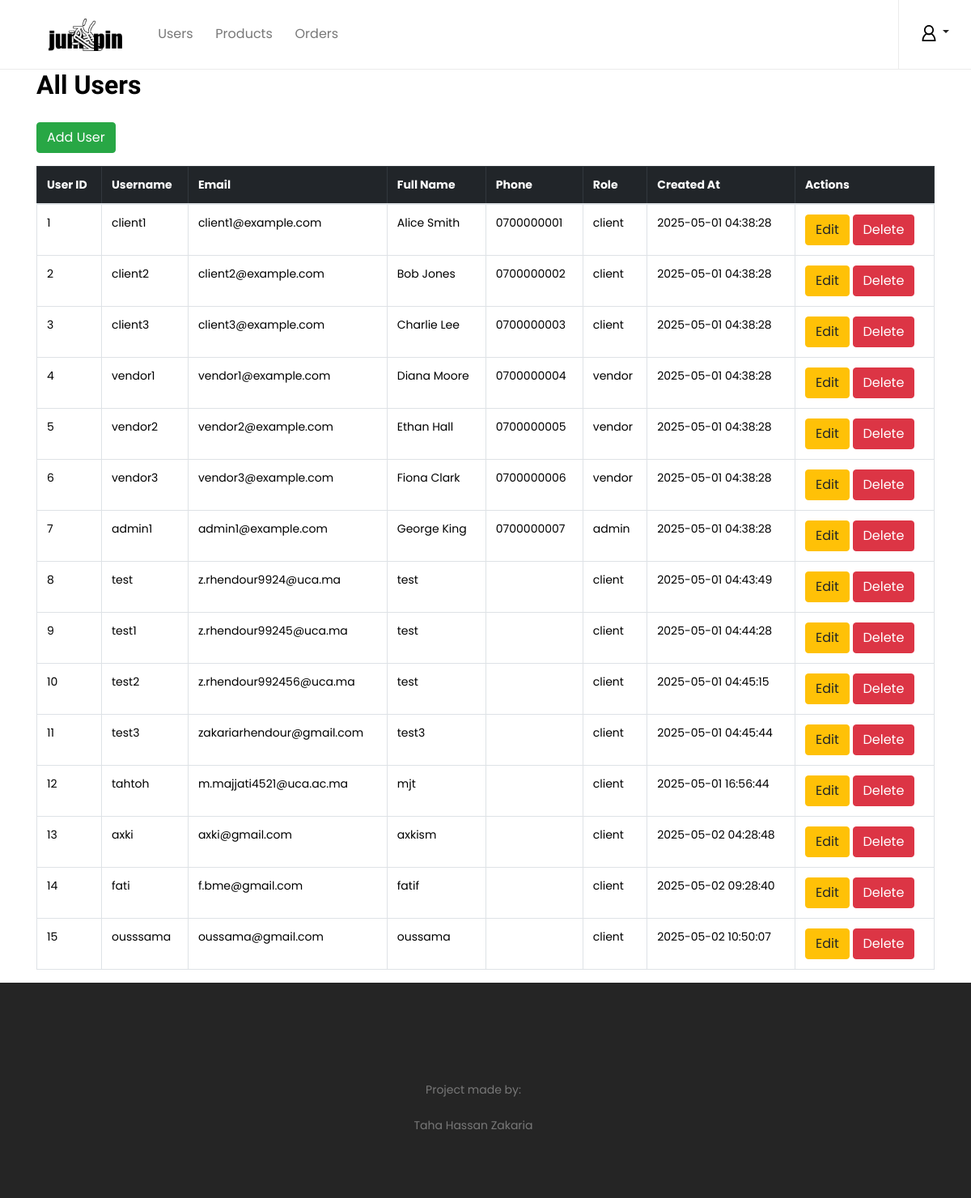
The app's page /views/all_users.php (signed in) with its own data.
### tables this page shows
CREATE TABLE `users` (
  `user_id` int(11) NOT NULL,
  `username` varchar(255) NOT NULL,
  `email` varchar(255) NOT NULL,
  `password` varchar(255) NOT NULL,
  `full_name` varchar(255) NOT NULL,
  `phone` varchar(15) NOT NULL,
  `role` enum('client','vendor','admin') DEFAULT 'client',
  `created_at` datetime DEFAULT current_timestamp()
);

### views/all_users.php (the view, shortened to what this page needs)
<?php
include '../includes/admin_header.php';
require_once '../config/database.php';
$sql = "SELECT user_id, username, email, full_name, phone, role, created_at FROM users";
$result = $conn->query($sql);
?>
<div class="container">
  <h2 class="mb-4">All Users</h2>
  <a href="../controllers/AddUser.php" class="btn btn-success mb-3">Add User</a>
  <table class="table table-bordered">
    <thead class="table-dark text-white">
      <tr>
        <th>User ID</th>
        <th>Username</th>
        <th>Email</th>
        <th>Full Name</th>
        <th>Phone</th>
        <th>Role</th>
        <th>Created At</th>
        <th>Actions</th>
      </tr>
    </thead>
    <tbody>
      <?php while ($row = $result->fetch_assoc()): ?>
        <tr>
          <td><?= $row['user_id'] ?></td>
          <td><?= htmlspecialchars($row['username']) ?></td>
          <td><?= htmlspecialchars($row['email']) ?></td>
          <td><?= htmlspecialchars($row['full_name']) ?></td>
          <td><?= htmlspecialchars($row['phone']) ?></td>
          <td><?= $row['role'] ?></td>
          <td><?= $row['created_at'] ?></td>
          <td>
            <a href="../controllers/EditUser.php?id=<?= $row['user_id'] ?>" class="btn btn-warning">Edit</a>
            <a href="../controllers/DeleteUser.php?id=<?= $row['user_id'] ?>" class="btn btn-danger">Delete</a>
          </td>
        </tr>
      <?php endwhile; ?>
    </tbody>
  </table>
</div>
<?php include '../includes/admin_footer.php'; ?>

### public/css/core-style.css (style rules this page uses)
* { margin: 0; padding: 0; }
body { font-family: "Poppins", sans-serif; font-size: 14px; background-color: #ffffff; margin-top: 85px; }
h1, h2, h3, h4, h5, h6 { color: #000000; line-height: 1.3; font-weight: 700; font-family: "Ubuntu", sans-serif; }
a { -webkit-transition: all 500ms ease 0s; transition: all 500ms ease 0s; text-decoration: none; outline: 0 solid transparent; color: #fbf5f5; font-weight: 600; font-size: 12px; }

### public/scss/style.css (style rules this page uses)
* { margin: 0; padding: 0; }
body { font-family: "Poppins", sans-serif; font-size: 14px; background-color: #ffffff; margin-top: 85px; }
h1, h2, h3, h4, h5, h6 { color: #000000; line-height: 1.3; font-weight: 700; font-family: "Ubuntu", sans-serif; }
a { transition: all 500ms ease 0s; text-decoration: none; outline: 0 solid transparent; color: #000000; font-weight: 600; font-size: 12px; }

### records on screen
users: user_id "1", username "client1", email "client1@example.com", full_name "Alice Smith", phone "0700000001", role "client", created_at "2025-05-01 04:38:28"
users: user_id "2", username "client2", email "client2@example.com", full_name "Bob Jones", phone "0700000002", role "client", created_at "2025-05-01 04:38:28"
users: user_id "3", username "client3", email "client3@example.com", full_name "Charlie Lee", phone "0700000003", role "client", created_at "2025-05-01 04:38:28"
users: user_id "4", username "vendor1", email "vendor1@example.com", full_name "Diana Moore", phone "0700000004", role "vendor", created_at "2025-05-01 04:38:28"
users: user_id "5", username "vendor2", email "vendor2@example.com", full_name "Ethan Hall", phone "0700000005", role "vendor", created_at "2025-05-01 04:38:28"
users: user_id "6", username "vendor3", email "vendor3@example.com", full_name "Fiona Clark", phone "0700000006", role "vendor", created_at "2025-05-01 04:38:28"
users: user_id "7", username "admin1", email "admin1@example.com", full_name "George King", phone "0700000007", role "admin", created_at "2025-05-01 04:38:28"
users: user_id "8", username "test", email "z.rhendour9924@uca.ma", full_name "test", role "client", created_at "2025-05-01 04:43:49"
users: user_id "9", username "test1", email "z.rhendour99245@uca.ma", full_name "test", role "client", created_at "2025-05-01 04:44:28"
users: user_id "10", username "test2", email "z.rhendour992456@uca.ma", full_name "test", role "client", created_at "2025-05-01 04:45:15"
users: user_id "11", username "test3", email "zakariarhendour@gmail.com", full_name "test3", role "client", created_at "2025-05-01 04:45:44"
users: user_id "12", username "tahtoh", email "m.majjati4521@uca.ac.ma", full_name "mjt", role "client", created_at "2025-05-01 16:56:44"
users: user_id "13", username "axki", email "axki@gmail.com", full_name "axkism", role "client", created_at "2025-05-02 04:28:48"
users: user_id "14", username "fati", email "f.bme@gmail.com", full_name "fatif", role "client", created_at "2025-05-02 09:28:40"
users: user_id "15", username "ousssama", email "oussama@gmail.com", full_name "oussama", role "client", created_at "2025-05-02 10:50:07"
